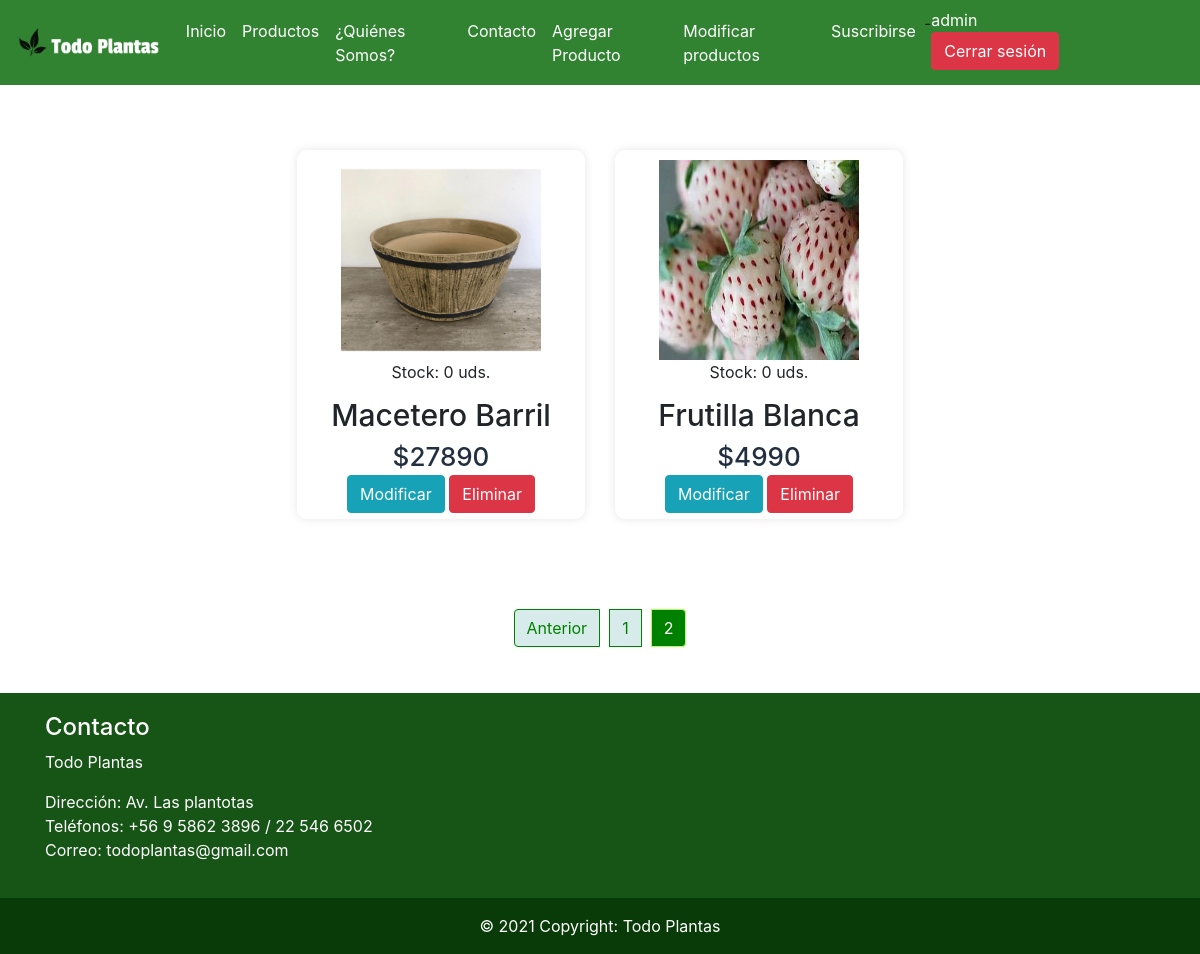
Page /modificar-productos/?page=2 (signed in) on the committed database.
### app/models.py (models this page shows, shortened)
class Producto(models.Model):
    nombre = models.CharField(max_length=40)
    precio = models.IntegerField()
    imagen = models.ImageField(null=True, blank=True, upload_to= "productos")
    descripcion = models.CharField(max_length=60)
    tipo = models.ForeignKey(TipoProducto, on_delete=models.CASCADE)
    fecha = models.DateField()
    descuento = models.IntegerField()
    stock = models.IntegerField()

### app/views.py (the view)
# urls.py: path('modificar-productos/', modificar, name="modificar"),
@permission_required('app.change_producto')
def modificar(request):
    productoAll = Producto.objects.all()
    page = request.GET.get('page', 1)
    try:
        paginator = Paginator(productoAll, 9)
        productoAll = paginator.page(page)
    except:
        raise Http404
    datos = {
        'listaProductos' : productoAll,
        'paginator': paginator
    }
    return render(request, 'app/modificar.html', datos)

### app/templates/app/modificar.html
{% extends 'app/base.html' %} {% load static %} {% block contenido %}
<div class="container-fluid cardfachera">
    <div class="row">
        <div class="gallery">
            {% for aux in listaProductos %}
            <div class="content">
                {% if aux.imagen %}
                <img src="{{aux.imagen.url}}"> {% else %}
                <img src="{% static 'app/img/noimagen.jpg' %}"> {% endif %}
                <h10>Stock: {{ aux.stock }} uds.</h10>
                <h3>{{ aux.nombre }}</h3>
                {% if aux.descuento > 0 %}
                <h6 style="text-decoration: line-through; font-size: 14px;">${{ aux.precio }}</h6>
                <h6 style="color: rgb(231, 106, 106); font-size: 20px;">{{ aux.descuento }}% de descuento</h6>
                <h6 style="color: rgb(255, 91, 91);">${{ aux.calcular_descuento}} </h6>
                {% else %}
                <h6>${{ aux.precio }}</h6>
                {% endif %}
                <td>
                    <div style="margin-bottom: 2%;">
                        {% if perms.app.change_producto %}
                        <a href="{% url 'modificar_producto' aux.id %}" class="btn btn-info">Modificar</a> {% endif %} {% if perms.app.delete_producto %}
                        <a onclick="confirmarEliminar({{aux.id}})" class="btn btn-danger">Eliminar</a> {% endif %}
                    </div>
                </td>
            </div>
            {% endfor %}
        </div>
    </div>
    <div style="margin-top: 1.7%; margin-bottom: 2.2%;">
        {% include 'app/paginator.html' %}
    </div>
</div>
{% endblock %}

### app/templates/app/base.html (shortened to what this page needs)
<!DOCTYPE html>
<html lang="en">
<head>
    {% load static %}
    <link rel="stylesheet" href="https://use.fontawesome.com/releases/v5.15.2/css/all.css" />
    <link rel="stylesheet" href="{% static 'app/css/style.css' %}">
    <link rel="stylesheet" href="https://maxcdn.bootstrapcdn.com/bootstrap/4.5.2/css/bootstrap.min.css">
    {% load pwa %} {% progressive_web_app_meta %}
</head>
<body>
    <nav class="navbar sticky-top navbar-expand-lg navbar-light " style="background-color: rgb(49, 131, 49); ">
        <a class="navbar-brand" href="{% url 'index' %}">
            <img src="{% static 'app/img/logo1.png' %}" height="35" alt="" loading="lazy" />
        </a>
        <div class="collapse navbar-collapse" id="navbarTogglerDemo03">
            <ul class="navbar-nav mr-auto mt-2 mt-lg-0 ">
                <li class="nav-item active">
                    <a class="nav-link" href="{% url 'index' %} " style="color: white;">Inicio <span class="sr-only">(current)</span></a>
                </li>
                <li class="nav-item">
                    <a class="nav-link" href="{% url 'productos' %}" style="color: white;">Productos</a>
                </li>
                <li class="nav-item">
                    <a class="nav-link" href="{% url 'quienessomos' %} " style="color: white;">¿Quiénes Somos?</a>
                </li>
                <li class="nav-item">
                    <a class="nav-link" href="{% url 'contacto' %} " style="color: white;">Contacto</a>
                </li>
                {% if perms.app.add_producto %}
                <li class="nav-item">
                    <a class="nav-link" href="{% url 'agregar_producto' %} " style="color: white;">Agregar Producto</a>
                </li>
                {% endif %} {% if perms.app.change_producto %}
                <li class="nav-item">
                    <a class="nav-link" href="{% url 'modificar' %} " style="color: white;">Modificar productos</a>
                </li>
                {% endif %} {% if user.is_authenticated %} {% ifequal user.groups.all.0.name "Suscriptor" %}
                <li class="nav-item">
                    <a class="nav-link" href="{% url 'desuscripcion' %} " style="color: white;">Desuscribirse</a>
                </li>
                {% else %}
                <li class="nav-item">
                    <a class="nav-link" href="{% url 'suscripcion' %} " style="color: white;">Suscribirse</a>
                </li>- {% endifequal %} {% endif %}
            </ul>
            <ul class="navbar-nav" style="padding-right: 50px;">
                <li class="nav-item">
                    {% if user.is_authenticated %}
                    <a href="#" style="margin-right: 20px; color: white; text-decoration: none;">
            {{ user.username}}
          </a>
                    <a href="{% url 'logout' %}" class="btn btn-danger" style="margin-right: 20px; margin-bottom: 7px;">
            Cerrar sesión
          </a> {% endif %}
            </ul>
    </nav>
    {% block contenido %} {% endblock %}
    <footer class="footer ">
        <div class="container">
            <div class="row">
                <div class="col-sm-12 col-md-4 col-lg-4">
                    <h4>Contacto</h4>
                    <p>Todo Plantas</p>
                    <p>Dirección: Av. Las plantotas <br> Teléfonos: +56 9 5862 3896 / 22 546 6502
                        <br> Correo: todoplantas@gmail.com
                    </p>
                </div>
            </div>
        </div>
    </footer>
    <div class="copyright text-center p-3">
        © 2021 Copyright: Todo Plantas
    </div>
</body>
</html>

### app/static/app/css/style.css (style rules this page uses)
.footer { padding: 20px; width: 100%; color: white; background-color: rgb(22, 85, 22); }
.copyright { background-color: rgb(8, 59, 8); color: white; width: 100%; }
.cardfachera h3 { text-align: center; font-size: 30px; margin-top: 1%; padding-top: 10px; }
.cardfachera a { text-decoration: none; }
.cardfachera .gallery { display: flex; flex-wrap: wrap; width: 100%; justify-content: center; align-items: center; margin: 50px 0; }
.cardfachera .content { width: 24%; margin: 15px; box-sizing: border-box; float: left; text-align: center; border-radius: 10px; border-top-right-radius: 10px; border-bottom-right-radius: 10px; padding-top: 10px; box-shadow: 0 0 10px rgba(0, 0, 0, 0.1); transition: .4s; }
.cardfachera img { width: 200px; height: 200px; text-align: center; margin: 0 auto; display: block; }
.cardfachera h6 { font-size: 26px; text-align: center; color: #222f3e; margin-bottom: 1%; }

### rows in the picture
Producto: imagen (picture), stock "0", nombre "Macetero Barril", precio "27890"
Producto: imagen (picture), stock "0", nombre "Frutilla Blanca", precio "4990"

### other values in the picture
{{ user.username }} "admin"
{{ page }} "1" "2"
